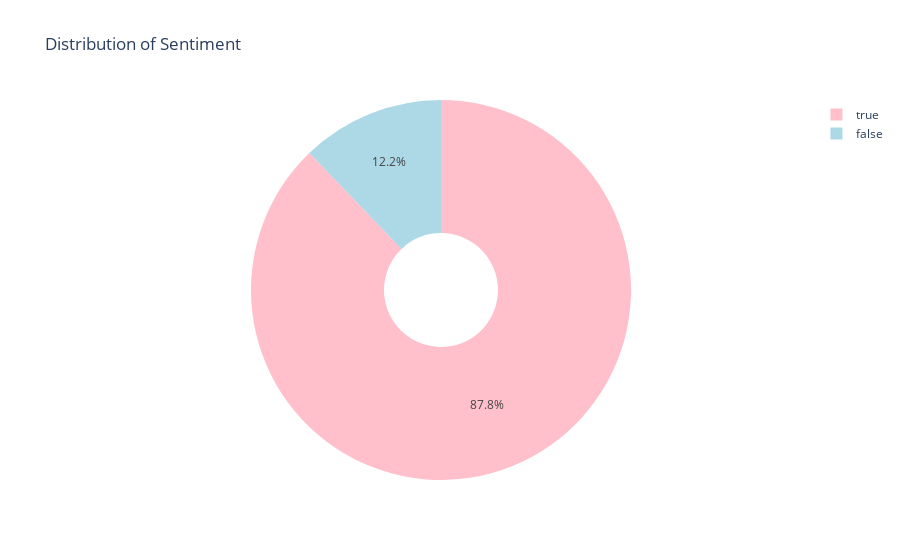

The notebook cell saved with this chart:
### Markdown cell above
According to the distribution of class within tops clothes, we can find that blouses and sweaters aren’t the most popular clothes but are still of great importance. The ecommerce website needs to not only focus on knits but also pay more attention to shirts and sweaters to improve their performance.

### Code cell
ratings = df['SentimentR'].value_counts()

label_rating = ratings.index
size_rating = ratings.values

colors = ['pink', 'lightblue', 'aqua', 'gold', 'crimson']

rating_piechart = go.Pie(labels = label_rating,
                         values = size_rating,
                         marker = dict(colors = colors),hole = 0.3)

df = [rating_piechart]

layout = go.Layout(
           title = 'Distribution of Sentiment')

fig = go.Figure(data = df,
                 layout = layout)

py.iplot(fig)

### Figure 1 — Plotly figure (JSON) as saved in the notebook; plotly's stock layout.template omitted (floating-point values rounded to 4 significant figures)
{"data": [{"hole": 0.3, "labels": [true, false], "marker": {"colors": ["pink", "lightblue", "aqua", "gold", "crimson"]}, "type": "pie", "values": [8030, 1114]}], "layout": {"title": {"text": "Distribution of Sentiment"}}}
